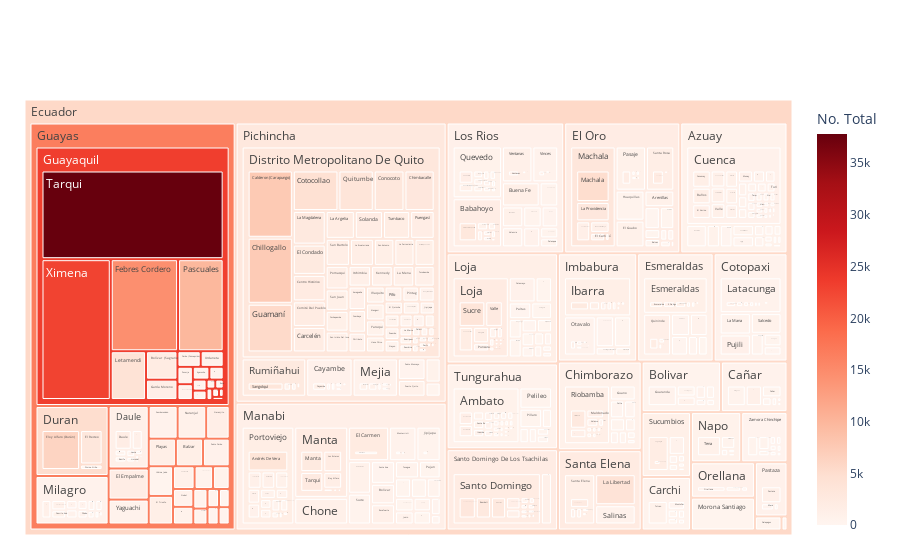

Here is the notebook cell this chart was saved with:
### Markdown cell above
##### Spatial Distribution of individuals in the dataset

### Code cell
import plotly.express as px

gdf = pd.read_csv('../data/tt_georeference_fin.csv')

_df = \
(idf
 .groupby(['cod_canton_reside', 'cod_parroquia_reside'])
 .size()
 .reset_index()
 .rename(columns={0:'No. Total'})
 .merge(gdf, how='left', 
        left_on=['cod_canton_reside', 'cod_parroquia_reside'], 
        right_on=['cant_code', 'parr_code'])
 .dropna()
)

fig = px.treemap(
    _df,
    path=[px.Constant('Ecuador'), 'prov_name', 'cant_name', 'parr_name'],
    values='No. Total',
    hover_data=['prov_code', 'cant_code', 'parr_code', 'urbana'],
    color='No. Total',
    color_continuous_scale='Reds'
)

fig.update_layout(margin=dict(t=100, l=25, r=25, b=25))

fig

### Figure 1 — Plotly figure (JSON) as saved in the notebook; plotly's stock layout.template omitted (floating-point values rounded to 4 significant figures; data arrays with more than 128 entries replaced by an {"elided": "..."} marker saying what was removed)
{"data": [{"branchvalues": "total", "customdata": {"elided": "1520x5 mixed values"}, "domain": {"x": [0, 1], "y": [0, 1]}, "hovertemplate": "labels=%{label}<br>No. Total_sum=%{value}<br>parent=%{parent}<br>id=%{id}<br>prov_code=%{customdata[0]}<br>cant_code=%{customdata[1]}<br>parr_code=%{customdata[2]}<br>urbana=%{customdata[3]}<br>No. Total=%{color}<extra></extra>", "ids": {"elided": "1520 str values"}, "labels": {"elided": "1520 str values"}, "marker": {"coloraxis": "coloraxis", "colors": {"elided": "1520 float values"}}, "name": "", "parents": {"elided": "1520 str values"}, "type": "treemap", "values": {"elided": "1520 int values"}}], "layout": {"autosize": true, "coloraxis": {"colorbar": {"title": {"text": "No. Total"}}, "colorscale": [[0, "rgb(255,245,240)"], [0.125, "rgb(254,224,210)"], [0.25, "rgb(252,187,161)"], [0.375, "rgb(252,146,114)"], [0.5, "rgb(251,106,74)"], [0.625, "rgb(239,59,44)"], [0.75, "rgb(203,24,29)"], [0.875, "rgb(165,15,21)"], [1, "rgb(103,0,13)"]]}, "legend": {"tracegroupgap": 0}, "margin": {"b": 25, "l": 25, "r": 25, "t": 100}}}
